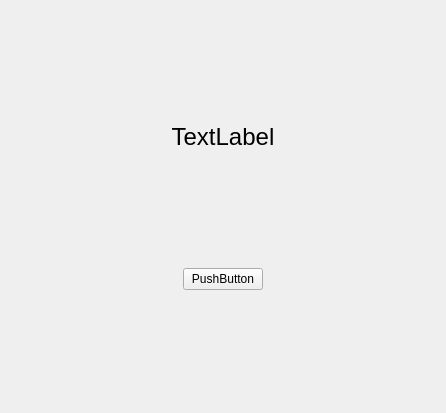
<?xml version="1.0" encoding="UTF-8"?>
<ui version="4.0">
 <class>BriefWidget</class>
 <widget class="QWidget" name="BriefWidget">
  <property name="geometry">
   <rect>
    <x>0</x>
    <y>0</y>
    <width>446</width>
    <height>413</height>
   </rect>
  </property>
  <property name="windowTitle">
   <string>Form</string>
  </property>
  <layout class="QVBoxLayout" name="verticalLayout">
   <item>
    <spacer name="verticalSpacer_3">
     <property name="orientation">
      <enum>Qt::Vertical</enum>
     </property>
     <property name="sizeHint" stdset="0">
      <size>
       <width>20</width>
       <height>40</height>
      </size>
     </property>
    </spacer>
   </item>
   <item>
    <widget class="QLabel" name="lb_friendName">
     <property name="font">
      <font>
       <pointsize>18</pointsize>
      </font>
     </property>
     <property name="text">
      <string>TextLabel</string>
     </property>
     <property name="alignment">
      <set>Qt::AlignCenter</set>
     </property>
    </widget>
   </item>
   <item>
    <spacer name="verticalSpacer_2">
     <property name="orientation">
      <enum>Qt::Vertical</enum>
     </property>
     <property name="sizeHint" stdset="0">
      <size>
       <width>1</width>
       <height>1</height>
      </size>
     </property>
    </spacer>
   </item>
   <item>
    <layout class="QHBoxLayout" name="horizontalLayout">
     <item>
      <spacer name="horizontalSpacer">
       <property name="orientation">
        <enum>Qt::Horizontal</enum>
       </property>
       <property name="sizeHint" stdset="0">
        <size>
         <width>40</width>
         <height>20</height>
        </size>
       </property>
      </spacer>
     </item>
     <item>
      <widget class="QPushButton" name="pushButton">
       <property name="text">
        <string>PushButton</string>
       </property>
      </widget>
     </item>
     <item>
      <spacer name="horizontalSpacer_2">
       <property name="orientation">
        <enum>Qt::Horizontal</enum>
       </property>
       <property name="sizeHint" stdset="0">
        <size>
         <width>40</width>
         <height>20</height>
        </size>
       </property>
      </spacer>
     </item>
    </layout>
   </item>
   <item>
    <spacer name="verticalSpacer">
     <property name="orientation">
      <enum>Qt::Vertical</enum>
     </property>
     <property name="sizeHint" stdset="0">
      <size>
       <width>20</width>
       <height>96</height>
      </size>
     </property>
    </spacer>
   </item>
  </layout>
 </widget>
 <resources/>
 <connections/>
</ui>
